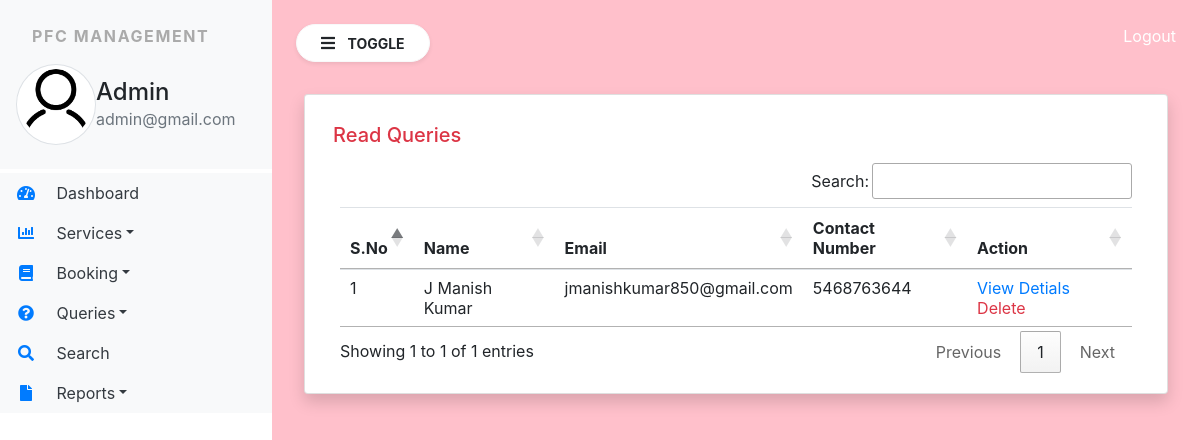
Screenshot of /read_queries (signed in) with the database file from the repository.
### pfcSystem/models.py (models this page shows, shortened)
class Contact(models.Model):
    name = models.CharField(max_length=100,null=True)
    contact = models.CharField(max_length=15,null=True)
    emailid = models.CharField(max_length=100, null=True)
    subject = models.CharField(max_length=100, null=True)
    message = models.CharField(max_length=200, null=True)
    mdate = models.DateField( null=True)
    isread = models.CharField(max_length=10, null=True)

### pfcSystem/views.py (the view)
# urls.py: path('read_queries', read_queries, name="read_queries"),
def read_queries(request):
    if not request.user.is_authenticated:
        return redirect('admin_login')
    contact= Contact.objects.filter(isread="yes")
    return render(request,'read_queries.html',locals())

### pfcSystem/templates/read_queries.html
{% extends 'admin_base.html' %}
{% block main %}
<div class="card shadow m-2">
    <div class="card-body">
        <h5 class="p-2 text-danger" style="broder-bottom :2px solid orange">Read Queries</h5>
        <div class="container-fluid">
           <table class=" table table-brodered " id="example">
               <thead>
               <tr>
                   <th>S.No</th>
                   <th>Name</th>
                   <th>Email</th>
                   <th>Contact Number</th>
                   <th>Action</th>
               </tr>
               </thead>
               <tbody>
               {%for i in contact %}
               <tr>
                   <td>{{forloop.counter}}</td>
                   <td>{{i.name}}</td>
                   <td>{{i.emailid}}</td>
                   <td>{{i.contact}}</td>
                   <td><a href="{% url 'view_queries' i.id %}"style="width:80px">View Detials</a>
                       <a href="{% url 'delete_query' i.id %}" class="text-danger"  onclick="return confirm('Are you Sure?')">Delete</a>
                   </td>
               </tr>
               {% endfor %}
               </tbody>
           </table>
        </div>
    </div>
</div>
{% endblock %}

### pfcSystem/templates/admin_base.html (shortened to what this page needs)
{% load static %}
<html>
<head>
  <link rel="stylesheet" href="https://cdn.jsdelivr.net/npm/bootstrap@4.6.1/dist/css/bootstrap.min.css">
<link rel="stylesheet" href="{%static 'css/sidebar.css' %}">
<link rel="stylesheet" href="https://use.fontawesome.com/releases/v5.7.0/css/all.css">
    <link rel="stylesheet" href="https://cdn.datatables.net/1.12.1/css/jquery.dataTables.min.css">
     <link rel="stylesheet" href="https://cdn.datatables.net/buttons/2.2.3/css/buttons.dataTables.min.css">
    </head>
<body>
<div class="bg-white vertical-nav" id="sidebar">
    <div class="py-4 px-3 bg-light mb-1">
        <p class="font-weight-bold text-uppercase px-3 sidebar-title">PFC Management</p>
    <div class="media d-flex align-items-center">
        <img src="{% static 'images/adlgn.png' %}" width="80" height="80" class="rounded-circle img-thumbnail shadow-small">
<div class="media-body">
    <h4 class="mb-0">Admin</h4>
    <p class="text-muted mb-0">{{request.user.email}}</p>
</div>
    </div>
    </div>
<ul class="nav flex-column bg-white">
    <li class="nav-item">
        <a href="{% url 'admin_home' %}" class="nav-link text-dark bg-light">
            <i class="fas fa-tachometer-alt fa-fw mr-3 text-primary"></i>
            Dashboard</a>
    </li>
     <li class="nav-item dropdown">
        <a href="#" class="nav-link dropdown-toggle text-dark bg-light" id="navbardrop" data-toggle="dropdown">
            <i class="fas fa-chart-bar fa-fw mr-3 text-primary"></i>
            Services</a>
    </li>
    <li class="nav-item dropdown">
        <a href="#" class="nav-link dropdown-toggle text-dark bg-light" id="navbardrop" data-toggle="dropdown">
            <i class="fa fa-book fa-fw mr-3 text-primary" ></i>
            Booking</a>
    </li>
      <li class="nav-item dropdown">
        <a href="#" class="nav-link dropdown-toggle text-dark bg-light" id="navbardrop" data-toggle="dropdown">
            <i class="fa fa-question-circle fa-fw mr-3 text-primary" ></i>
            Queries</a>
    </li>
     <li class="nav-item">
        <a href="{% url 'search' %}" class="nav-link text-dark bg-light">
            <i class="fa fa-search fa-fw mr-3 text-primary"></i>
            Search</a>
    </li>
  <li class="nav-item dropdown">
        <a href="#" class="nav-link dropdown-toggle text-dark bg-light" id="navbardrop" data-toggle="dropdown">
            <i class="fa fa-file fa-fw mr-3 text-primary"></i>
            Reports</a>
    </li>
</ul>
</div>
<div class="page-content p-4 " id="content">
    <a href="{% url 'logout' %}" title="logout" class="text-white float-right">Logout</a>
    <button id="sidebarCollapse" type="button" class="btn btn-light bg-white rounded-pill shadow-sm px-4 mb-4">
        <i class="fas fa-bars mr-2"></i>
        <small class="text-uppercase font-weight-bold">Toggle</small></button>
{% block main %}
{% endblock %}
</div>
</body>
</html>

### pfcSystem/static/css/sidebar.css (style rules this page uses)
.sidebar-title { letter-spacing : 0.1em; color:#aaa }
body { background-color : pink; min-height:100vh; }
.vertical-nav { min-width : 17rem; width:17rem; height :100vh; position:fixed; top:0; left:0; transition:all 1s }
.page-content { width:calc(100%-17rem); margin-left:17rem; transition:all 1s }

### rows the page displays
Contact: name "J Manish Kumar", emailid "jmanishkumar850@gmail.com", contact "5468763644"

### other values shown
{{ request.user.email }} "admin@gmail.com"
